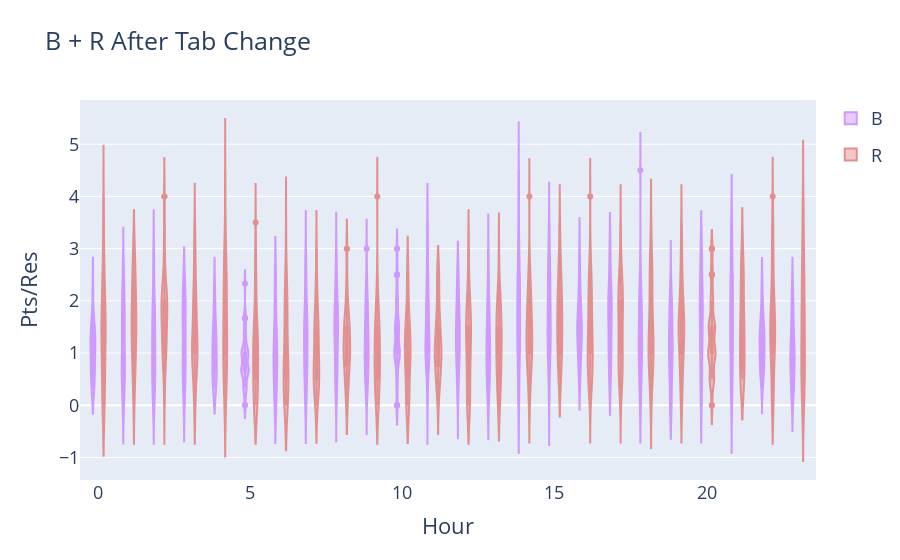

Notebook code for this chart:
### Markdown cell above
#### Violin Plots of the previous bar charts

### Code cell
# sub_df = post_df[post_df['Hour'] < 6]
sub_df = post_df_melt
fig = go.Figure()


fig.add_trace(go.Violin(x=sub_df['Hour'][sub_df['Location'] == 'B'],
                        y=sub_df['pts/res_in_hour'][sub_df['Location'] == 'B'],
                        legendgroup='B', name='B',
                        box_visible=True,
                        # side = 'negative',
#                         pointpos=0,
                        line_color= b_color_str,
                        meanline_visible=True)
        )

fig.add_trace(go.Violin(x=sub_df['Hour'][sub_df['Location'] == 'R'],
                    y=sub_df['pts/res_in_hour'][sub_df['Location'] == 'R'],
                    legendgroup='R', scalegroup='R', name='R',
                    box_visible=True,
                    # side='positive',
                    pointpos=0,
                    line_color= r_color_str,
                    meanline_visible=True)
            )

# fig.add_trace(go.Violin(x=sub_df['Hour'][sub_df['Location'] == 'B'],
#                         y=sub_df['pts/res_in_hour'][sub_df['Location'] == 'B'],
#                         legendgroup='B', name='B',
#                         side = 'negative',
#                         pointpos=-0.3,
#                         line_color= b_color_str,
#                         meanline_visible=True)
#         )

# fig.add_trace(go.Violin(x=sub_df['Hour'][sub_df['Location'] == 'R'],
#                     y=sub_df['pts/res_in_hour'][sub_df['Location'] == 'R'],
#                     legendgroup='R', scalegroup='R', name='R',
#                     side='positive',
#                     pointpos=0.3,
#                     line_color= r_color_str,
#                     meanline_visible=True)
#             )

    

fig.update_traces(meanline_visible=True)
#                   ,points='all', # show all points
#                   jitter=0.5)  # add some jitter on points for better visibility
 #                 scalemode='count') #scale violin plot area with total count
# fig.update_layout(violingap=0, violinmode='overlay')
fig.update_layout(violinmode = 'group',
                  title = 'B + R After Tab Change',
                  yaxis_title = 'Pts/Res',
                  xaxis_title = 'Hour',
                  font=dict(size=18))
fig.show("svg")

### Figure 1 — Plotly figure (JSON) as saved in the notebook; plotly's stock layout.template omitted (floating-point values rounded to 4 significant figures; data arrays with more than 128 entries replaced by an {"elided": "..."} marker saying what was removed)
{"data": [{"box": {"visible": true}, "legendgroup": "B", "line": {"color": "rgb(209, 152, 254)"}, "meanline": {"visible": true}, "name": "B", "type": "violin", "x": {"elided": "1224 int values"}, "y": {"elided": "1224 float values"}}, {"box": {"visible": true}, "legendgroup": "R", "line": {"color": "rgb(227, 143, 143)"}, "meanline": {"visible": true}, "name": "R", "pointpos": 0, "scalegroup": "R", "type": "violin", "x": {"elided": "1224 int values"}, "y": {"elided": "1224 float values"}}], "layout": {"font": {"size": 18}, "title": {"text": "B + R After Tab Change"}, "violinmode": "group", "xaxis": {"title": {"text": "Hour"}}, "yaxis": {"title": {"text": "Pts/Res"}}}}
